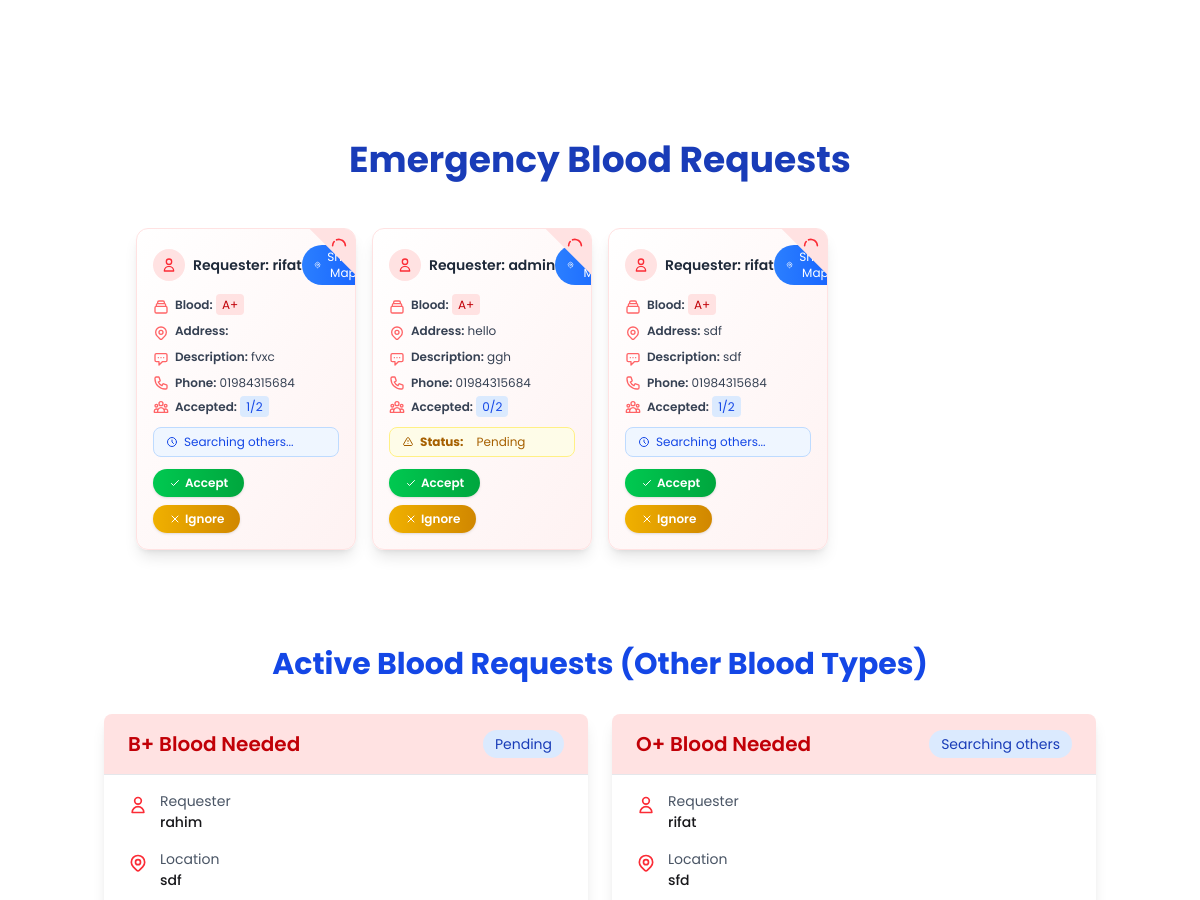
Before: /dashboard/ (signed in, middle part) with the older database file.
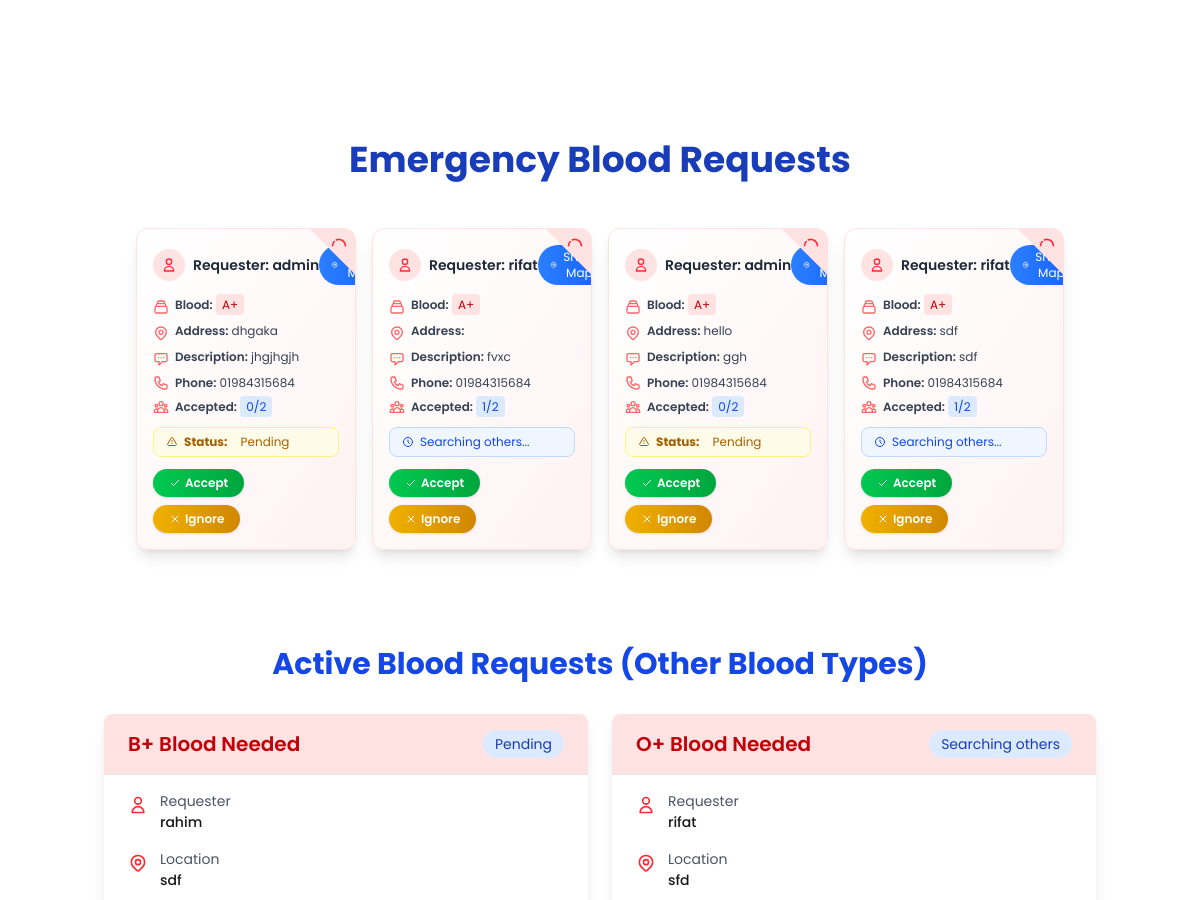
After: the same page with the newer database file.
### donors/models.py (models this page shows, shortened)
class BloodRequest(models.Model):
    blood_group = models.CharField(max_length=3, choices=BLOOD_GROUPS, blank=True, null=True)
    requester = models.ForeignKey(User, on_delete=models.CASCADE, related_name="requests_sent")
    donors = models.ManyToManyField(User, related_name="requests_received")
    accepted_donors = models.ManyToManyField(User, related_name="accepted_requests", blank=True)
    accepted_count = models.IntegerField(default=0)  # Track accepted donors
    request_ignored_by_donors = models.ManyToManyField(User, related_name="ignored_donors", blank=True)
    rejected_donors_by_requester = models.ManyToManyField(User, related_name="rejected_donor_request", blank=True)
    final_donors = models.ManyToManyField(User, related_name="final_donors", blank=True)
    status = models.CharField(max_length=10, null=True, blank=True)
    created_at = models.DateTimeField(auto_now_add=True, null=True, blank=True)
    total_accepted = models.IntegerField(null=True, blank=True, default=0)
    detail_address = models.CharField(max_length=100, null=True, blank=True)
    description = models.TextField(null=True, blank=True)

class DonorProfile(models.Model):
    user = models.OneToOneField(User, on_delete=models.CASCADE)
    blood_group = models.CharField(max_length=3, choices=BLOOD_GROUPS)
    phone = models.CharField(max_length=15)
    detailedAddress = models.TextField(null=True , blank=True)
    latitude = models.FloatField(null=True, blank=True)
    longitude = models.FloatField(null=True, blank=True)
    def __str__(self):
        return f"{self.user.username} - {self.blood_group}"

### donors/views.py (the view)
# urls.py: path("dashboard/", views.dashboard, name="dashboard"),
def dashboard(request):
    if not request.user.is_authenticated:
        return redirect('login')
    my_requests_for_blood = BloodRequest.objects.filter(requester=request.user).order_by("-created_at")
    active_requests_myGroup = BloodRequest.objects.filter(blood_group=request.user.donorprofile.blood_group, donors__in=[request.user]).exclude(requester=request.user).order_by("-created_at")
    active_requests_otherGroup = BloodRequest.objects.filter(status="Pending").exclude(Q(requester=request.user) | Q(blood_group=request.user.donorprofile.blood_group)).order_by("-created_at")
    requester_id =  request.user.id
    requester = get_object_or_404(DonorProfile, user_id=requester_id)
    print(requester)
    help_post = HelpRequester.objects.filter(requester = requester).order_by("-created_at")
    if help_post:
        for post in help_post:
            print(post.id)
    else:
        print("No help post found")
    context = {
        "my_requests_for_blood": my_requests_for_blood,
        "active_requests_myGroup": active_requests_myGroup,
        "active_requests_otherGroup": active_requests_otherGroup,
        "help_post": help_post,
    }
    return render(request, "dashboard.html", context)

### donors/templates/dashboard.html (shortened to what the changed rows need)
{% extends 'base.html' %}
{% block content %}
<link rel="stylesheet" href="https://unpkg.com/leaflet@1.9.4/dist/leaflet.css"
 />
 <link rel="stylesheet" href="https://unpkg.com/leaflet-routing-machine@latest/dist/leaflet-routing-machine.css" />
  <h2 class="text-4xl font-bold  text-center py-8 text-blue-800 mt-20">Emergency Blood Requests</h2>
<section class="grid gap-4 grid-cols-4   p-4 " style="width: 80%; margin: auto;">
    {% if active_requests_myGroup %}
        {% for request in active_requests_myGroup %}
            {% if user not in request.request_ignored_by_donors.all %}
                <div class="rounded-xl shadow-lg bg-gradient-to-br from-white to-red-50 border border-red-100 hover:shadow-xl hover:-translate-y-1 transition-all duration-300 p-4 flex flex-col relative overflow-hidden">
                    <div class="absolute top-0 right-0 w-16 h-16 overflow-hidden">
                        <div class="absolute -right-8 -top-8 w-16 h-16 bg-red-100 transform rotate-45"></div>
                    </div>
                    <div class="flex justify-between items-center mb-3">
                        <div class="flex items-center">
                            <div class="w-8 h-8 rounded-full bg-red-100 flex items-center justify-center mr-2">
                                <svg class="w-4 h-4 text-red-500" fill="none" stroke="currentColor" viewBox="0 0 24 24" xmlns="http://www.w3.org/2000/svg">
                                    <path stroke-linecap="round" stroke-linejoin="round" stroke-width="2" d="M16 7a4 4 0 11-8 0 4 4 0 018 0zM12 14a7 7 0 00-7 7h14a7 7 0 00-7-7z"></path>
                                </svg>
                            </div>
                            <h3 class="text-sm font-semibold text-gray-800 truncate">Requester: {{ request.requester.username }}</h3>
                        </div>
                        <button
                            class="flex items-center bg-gradient-to-r from-blue-500 to-blue-600 text-white text-xs px-3 py-1 rounded-full hover:shadow-md transition-all"
                            onclick="showReceiverOnMap({{ request.id }}, 'myGroup')"
                        >
                            Show Map
                        </button>
                    </div>
                    <div class="text-xs text-gray-700 space-y-2 mb-3">
                        <div class="flex items-start">
                            <p><span class="font-semibold">Blood:</span> <span class="bg-red-100 text-red-700 px-1.5 py-0.5 rounded">{{ request.blood_group }}</span></p>
                        </div>
                        <div class="flex items-start">
                            <p><span class="font-semibold">Address:</span> {{ request.detail_address }}</p>
                        </div>
                        <div class="flex items-start">
                            <p><span class="font-semibold">Description:</span> {{ request.description }}</p>
                        </div>
                        <div class="flex items-center">
                            <p><span class="font-semibold">Phone:</span> {{ request.requester.donorprofile.phone }}</p>
                        </div>
                        <div class="flex items-center">
                            <p><span class="font-semibold">Accepted:</span> <span class="bg-blue-100 text-blue-700 px-1.5 py-0.5 rounded">{{ request.accepted_count }}/2</span></p>
                        </div>
                    </div>
                    <div class="mb-3 text-xs">
                        {% if request.accepted_count == 0 %}
                            <div class="flex items-center bg-yellow-50 text-yellow-700 px-3 py-1.5 rounded-lg border border-yellow-200">
                                <strong>Status: <span class="ml-2">&nbsp</span></strong> {{ request.status }}
                            </div>
                        {% else %}
                            <div class="flex items-center bg-blue-50 text-blue-700 px-3 py-1.5 rounded-lg border border-blue-200">
                                <svg class="w-3 h-3 mr-1.5 animate-pulse" fill="none" stroke="currentColor" viewBox="0 0 24 24" xmlns="http://www.w3.org/2000/svg">
                                    <path stroke-linecap="round" stroke-linejoin="round" stroke-width="2" d="M12 8v4l3 3m6-3a9 9 0 11-18 0 9 9 0 0118 0z"></path>
                                </svg>
                                Searching others...
                            </div>
                        {% endif %}
                    </div>
                    <div class="flex flex-wrap gap-2 mt-auto">
                        {% if user in request.final_donors.all %}
                            <span class="flex items-center bg-green-500 text-white px-3 py-1.5 rounded-full text-xs font-semibold">
                                <svg class="w-3 h-3 mr-1" fill="none" stroke="currentColor" viewBox="0 0 24 24" xmlns="http://www.w3.org/2000/svg">
                                    <path stroke-linecap="round" stroke-linejoin="round" stroke-width="2" d="M5 13l4 4L19 7"></path>
                                </svg>
                                Confirmed
                            </span>
                        {% else %}
                            {% if request.accepted_count != 2 %}
                                <a href="{% url 'accept_blood_request' request.id %}" class="flex items-center bg-gradient-to-r from-green-500 to-green-600 hover:from-green-600 hover:to-green-700 text-white px-4 py-1.5 rounded-full text-xs font-semibold shadow-sm transition-all">
                                    <svg class="w-3 h-3 mr-1" fill="none" stroke="currentColor" viewBox="0 0 24 24" xmlns="http://www.w3.org/2000/svg">
                                        <path stroke-linecap="round" stroke-linejoin="round" stroke-width="2" d="M5 13l4 4L19 7"></path>
                                    </svg>
                                    Accept
                                </a>
                            {% endif %}
                            <a href="{% url 'ignore_blood_request' request.id %}" class="flex items-center bg-gradient-to-r from-yellow-500 to-yellow-600 hover:from-yellow-600 hover:to-yellow-700 text-white px-4 py-1.5 rounded-full text-xs font-semibold shadow-sm transition-all">
                                <svg class="w-3 h-3 mr-1" fill="none" stroke="currentColor" viewBox="0 0 24 24" xmlns="http://www.w3.org/2000/svg">
                                    <path stroke-linecap="round" stroke-linejoin="round" stroke-width="2" d="M6 18L18 6M6 6l12 12"></path>
                                </svg>
                                Ignore
                            </a>
                        {% endif %}
                    </div>
                </div>
            {% endif %}
        {% endfor %}
    {% else %}
        <p class="text-center text-gray-500 mt-8 text-sm">No active blood requests to you.</p>
    {% endif %}
    </section>
<section class="container px-4 mx-auto  py-20">
    <h2 class="mb-8 text-3xl font-bold text-center text-blue-700 md:text-3xl">Active Blood Requests (Other Blood Types)</h2>
    {% if active_requests_otherGroup %}
    <div class="grid gap-6 md:grid-cols-2 lg:grid-cols-2 xl:grid-cols-2">
        {% for request in active_requests_otherGroup %}
            {% if user not in request.request_ignored_by_donors.all %}
            <div class="card bg-white rounded-lg shadow-lg overflow-hidden transition-transform duration-300 hover:shadow-xl hover:-translate-y-1">
                <div class="card-header bg-red-100 px-6 py-4 border-b border-gray-200">
                    <div class="flex justify-between items-center">
                        <h3 class="text-xl font-semibold text-red-700">{{ request.blood_group }} Blood Needed</h3>
                        <span class="px-3 py-1 text-sm rounded-full
                            {% if request.status == 'Pending' %}bg-blue-100 text-blue-800
                            {% elif request.accepted_count == 2 %}bg-green-100 text-green-800
                            {% else %}bg-yellow-100 text-yellow-800{% endif %}">
                            {% if request.accepted_count == 0 %}
                                {{ request.status }}
                            {% elif request.accepted_count == 2 %}
                                {{ request.status }}
                            {% else %}
                                Searching others
                            {% endif %}
                        </span>
                    </div>
                </div>
                <div class="card-body px-6 py-4">
                    <div class="space-y-4">
                        <div class="flex items-start">
                            <svg class="w-5 h-5 mt-1 mr-3 text-red-500" fill="none" stroke="currentColor" viewBox="0 0 24 24">
                                <path stroke-linecap="round" stroke-linejoin="round" stroke-width="2" d="M16 7a4 4 0 11-8 0 4 4 0 018 0zM12 14a7 7 0 00-7 7h14a7 7 0 00-7-7z"></path>
                            </svg>
                            <div>
                                <p class="text-gray-600">Requester</p>
                                <p class="font-medium">{{ request.requester.username }}</p>
                            </div>
                        </div>
                        <div class="flex items-start">
                            <div>
                                <p class="text-gray-600">Location</p>
                                <p class="font-medium">{{ request.detail_address }}</p>
                            </div>
                        </div>
                    </div>
                </div>
            </div>
            {% endif %}
        {% endfor %}
    </div>
    {% endif %}
</section>
{% endblock %}

Changed rows visible on the page:
added BloodRequest: requester.username "admin", blood_group "A+", detail_address "dhgaka", description "jhgjhgjh", requester.donorprofile.phone "01984315684", accepted_count "0", status "Pending", shows "Accept", shows "Ignore", shown under "Emergency Blood Requests"
